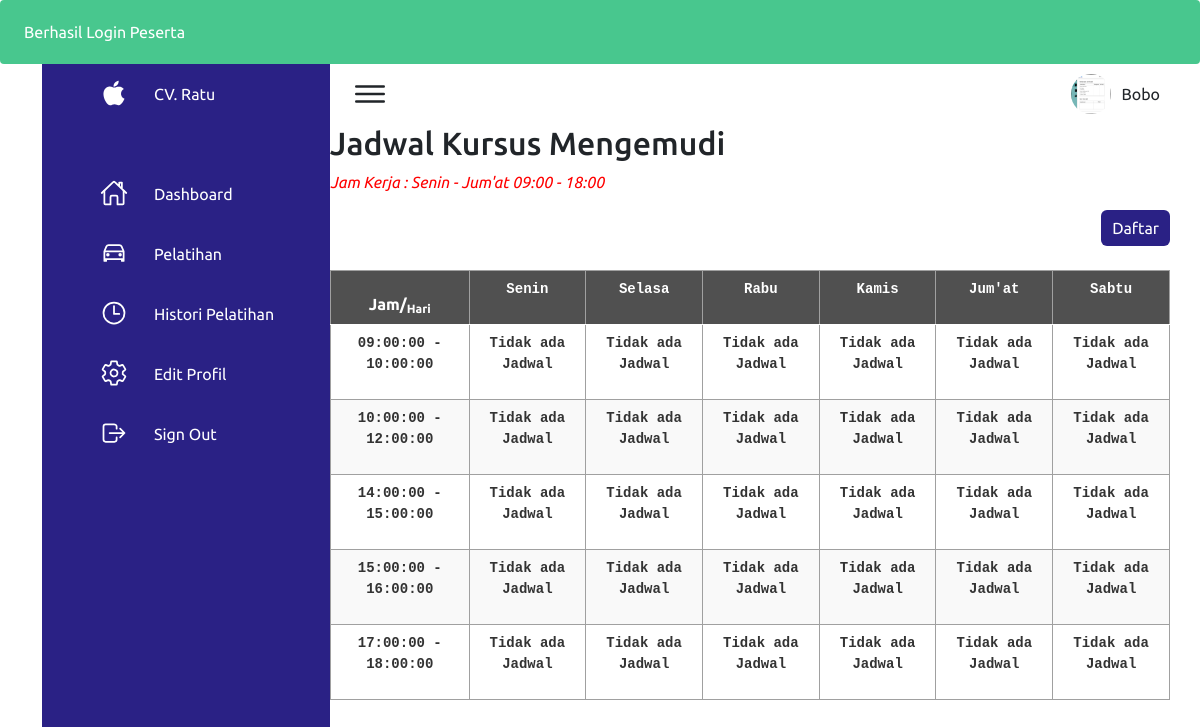
The app's page /peserta/index.php (signed in) with its own data.
### tables this page shows
CREATE TABLE `tb_konsumen` (
  `id_konsumen` int(12) NOT NULL,
  `name_konsumen` varchar(255) NOT NULL,
  `nohp` varchar(255) NOT NULL,
  `alamat` varchar(255) DEFAULT NULL,
  `jenis_kelamin` varchar(255) DEFAULT NULL,
  `tempat_lahir` varchar(255) DEFAULT NULL,
  `tanggal_lahir` date DEFAULT NULL,
  `email` varchar(255) DEFAULT NULL,
  `img` text DEFAULT NULL
);

### peserta/index.php (the view, shortened to what this page needs)
<?php
include '../config/koneksi.php';
$id_user = $_SESSION['id_user'];
$id_peserta = $_SESSION['id_user'];
$query = "SELECT * FROM tb_konsumen WHERE id_konsumen = ?";
$stmt = $conn->prepare($query);
$stmt->bind_param("i", $id_user);
$stmt->execute();
$result = $stmt->get_result()->fetch_assoc();
$nama = @$result['name_konsumen'];
$img = @$result['img'];
$query_cek_pelatihan = "SELECT * FROM tb_pelatihan WHERE id_konsumen = ? AND status = 'Dibayar' OR status = 'Proses'";
$stmt_cek_pelatihan = $conn->prepare($query_cek_pelatihan);
$stmt_cek_pelatihan->bind_param("i", $id_peserta);
$stmt_cek_pelatihan->execute();
$result_cek_pelatihan = $stmt_cek_pelatihan->get_result();
$pelatihan_berlangsung = $result_cek_pelatihan->num_rows > 0;
$query_hari = "SELECT DISTINCT hari FROM tb_jadwal";
$result_hari = $conn->query($query_hari);
$query_jam = "SELECT DISTINCT jam_mulai, jam_selesai FROM tb_jadwal";
$result_jam = $conn->query($query_jam);
$query_instruktur = "
    SELECT tipe_instruktur, COUNT(*) as total
    FROM tb_instruktur
    GROUP BY tipe_instruktur
";
$result_instruktur = $conn->query($query_instruktur);
$total_instruktur = [];
while ($row = mysqli_fetch_assoc($result_instruktur)) {
    $total_instruktur[$row['tipe_instruktur']] = $row['total'];
}
?>
<!DOCTYPE html>
<html lang="en">
<head>
    <link href="https://cdn.jsdelivr.net/npm/bootstrap@5.0.2/dist/css/bootstrap.min.css" rel="stylesheet"
>
    <link rel="stylesheet" href="styles/app.css">
</head>
<body>
    <?php if (isset($_SESSION['notification'])): ?>
        <div class="notification is-<?php echo $_SESSION['notification']['type']; ?>" id="notification">
            <?php echo $_SESSION['notification']['message']; ?>
        </div>
    <?php endif; ?>
    <div class="container">
        <div class="navigation">
            <ul>
                <li>
                    <a href="#">
                        <span class="icon">
                            <ion-icon name="logo-apple"></ion-icon>
                        </span>
                        <span class="title">CV. Ratu</span>
                    </a>
                </li>
                <li>
                    <a href="index.php">
                        <span class="icon">
                            <ion-icon name="home-outline"></ion-icon>
                        </span>
                        <span class="title">Dashboard</span>
                    </a>
                </li>
                <li>
                    <a href="pelatihan.php">
                        <span class="icon">
                            <ion-icon name="car-outline"></ion-icon>
                        </span>
                        <span class="title">Pelatihan</span>
                    </a>
                </li>
                <li>
                    <a href="histori.php">
                        <span class="icon">
                            <ion-icon name="time-outline"></ion-icon>
                        </span>
                        <span class="title">Histori Pelatihan</span>
                    </a>
                </li>
                <li>
                    <a href="settings.php">
                        <span class="icon">
                            <ion-icon name="settings-outline"></ion-icon>
                        </span>
                        <span class="title">Edit Profil</span>
                    </a>
                </li>
                <li>
                    <a href="logout.php">
                        <span class="icon">
                            <ion-icon name="log-out-outline"></ion-icon>
                        </span>
                        <span class="title">Sign Out</span>
                    </a>
                </li>
            </ul>
        </div>
        <div class="main">
            <div class="topbar">
                <div class="toggle">
                    <ion-icon name="menu-outline"></ion-icon>
                </div>
                <div class="profile-header">
                    <?php if ($img == NULL) { ?>
                        <img src="../img/konsumen.png" alt="Foto Profil" width="40" height="40">
                    <?php } else { ?>
                        <img src="img/<?php echo $img ?>" alt="Foto Profil" width="40" height="40">
                    <?php } ?>
                    <span><?php echo $nama; ?></span>
                </div>
            </div>
            <h2>Jadwal Kursus Mengemudi</h2>
            <p style="color: red;"><i>Jam Kerja : Senin - Jum'at 09:00 - 18:00</i></p>
            <div class="cardHeader" align="right">
                <?php if ($pelatihan_berlangsung) { ?>
                    <button class="btn" onclick="togglePopupSudahMendaftar()">Daftar</button>
                <?php } else { ?>
                    <button class="btn" onclick="togglePopupTambah()">Daftar</button>
                <?php } ?>
            </div><br>
            <div class="table-responsive">
                <table class="table">
                    <thead>
                        <tr>
                            <th scope="col">Jam/<sub>Hari</sub></th>
                            <?php
                            mysqli_data_seek($result_hari, 0);
                            while ($hari = mysqli_fetch_array($result_hari)) { ?>
                                <th scope="col">
                                    <pre><?php if ($hari['hari'] === "Jumat") {
                                        echo "Jum'at";
                                    } else {
                                        echo $hari['hari'];
                                    } ?></pre>
                                </th>
                            <?php } ?>
                        </tr>
                    </thead>
                    <tbody>
                        <?php while ($jam = mysqli_fetch_array($result_jam)) { ?>
                            <tr>
                                <th>
                                    <pre><?php echo $jam['jam_mulai']; ?> - <?php echo $jam['jam_selesai']; ?></pre>
                                </th>
                                <?php
                                mysqli_data_seek($result_hari, 0);
                                while ($hari = mysqli_fetch_array($result_hari)) {
                                    $has_instruktur = false;
                                    $matic_count = 0;
                                    $manual_count = 0;
                                    if (!$has_instruktur) {
                                        echo "<th><pre>Tidak ada Jadwal</pre></th>";
                                    } else {
                                        echo "<th><pre>Terdapat Jadwal (Instruktur Matic: $matic_count/{$total_instruktur['mobil matic']} | Instruktur Manual: $manual_count/{$total_instruktur['mobil manual']})</pre></th>";
                                    }
                                }
                                ?>
                            </tr>
                        <?php } ?>
                    </tbody>
                </table>
            </div>
        </div>
    </div>
</body>
</html>

### peserta/styles/app.css (style rules this page uses)
* { font-family: "Ubuntu", sans-serif; margin: 0; padding: 0; box-sizing: border-box; }
:root { --blue: #2a2185; --white: #fff; --gray: #f5f5f5; --black1: #222; --black2: #999; }
body { min-height: 100vh; overflow-x: hidden; }
.container { position: relative; width: 100%; }
.navigation { position: fixed; width: 300px; height: 100%; background: var(--blue); border-left: 10px solid var(--blue); transition: 0.5s; overflow: hidden; }
.navigation ul { position: absolute; top: 0; left: 0; width: 100%; }
.navigation ul li { position: relative; width: 100%; list-style: none; border-top-left-radius: 30px; border-bottom-left-radius: 30px; }
.navigation ul li:nth-child(1) { margin-bottom: 40px; pointer-events: none; }
.navigation ul li a { position: relative; display: block; width: 100%; display: flex; text-decoration: none; color: var(--white); }
.navigation ul li a .icon { position: relative; display: block; min-width: 60px; height: 60px; line-height: 75px; text-align: center; }
.navigation ul li a .icon ion-icon { font-size: 1.75rem; }
.navigation ul li a .title { position: relative; display: block; padding: 0 10px; height: 60px; line-height: 60px; text-align: start; white-space: nowrap; }
.main { position: absolute; width: calc(100% - 300px); left: 300px; min-height: 100vh; background: var(--white); transition: 0.5s; }
.topbar { width: 100%; height: 60px; display: flex; justify-content: space-between; align-items: center; padding: 0 10px; }
.toggle { position: relative; width: 60px; height: 60px; display: flex; justify-content: center; align-items: center; font-size: 2.5rem; cursor: pointer; }
.cardHeader .btn { position: relative; padding: 5px 10px; background: var(--blue); text-decoration: none; color: var(--white); border-radius: 6px; }
th, td { border: 1px solid rgb(160 160 160); padding: 8px 10px; }
th[scope="col"] { background-color: #505050; color: #fff; }

### peserta/index.php (style rules this page uses)
.notification { background-color: hsl(0deg, 0%, 96%); border-radius: 4px; position: relative; padding: 1.25rem 2.5rem 1.25rem 1.5rem; }
.notification.is-success { background-color: hsl(153deg, 53%, 53%); color: #fff; }
.profile-header { display: flex; align-items: center; }
.profile-header img { border-radius: 50%; margin-right: 10px; }
table { width: 100%; border-collapse: collapse; }
th, td { text-align: center; }
pre { white-space: pre; white-space: pre-wrap; white-space: pre-line; white-space: -pre-wrap; white-space: -o-pre-wrap; white-space: -moz-pre-wrap; white-space: -hp-pre-wrap; word-wrap: break-word; }
th { background-color: #f2f2f2; color: #333; }
tr:nth-child(even) { background-color: #f9f9f9; }

### records on screen
tb_konsumen: img (picture), name_konsumen "Bobo"

### other values on screen
$_SESSION['notification']['message'] "Berhasil Login Peserta"
$hari['hari'] "Senin"
$hari['hari'] "Selasa"
$hari['hari'] "Rabu"
$hari['hari'] "Kamis"
$hari['hari'] "Sabtu"
$jam['jam_mulai'] "09:00:00"
$jam['jam_selesai'] "10:00:00"
$jam['jam_mulai'] "10:00:00"
$jam['jam_selesai'] "12:00:00"
$jam['jam_mulai'] "14:00:00"
$jam['jam_selesai'] "15:00:00"
$jam['jam_mulai'] "15:00:00"
$jam['jam_selesai'] "16:00:00"
$jam['jam_mulai'] "17:00:00"
